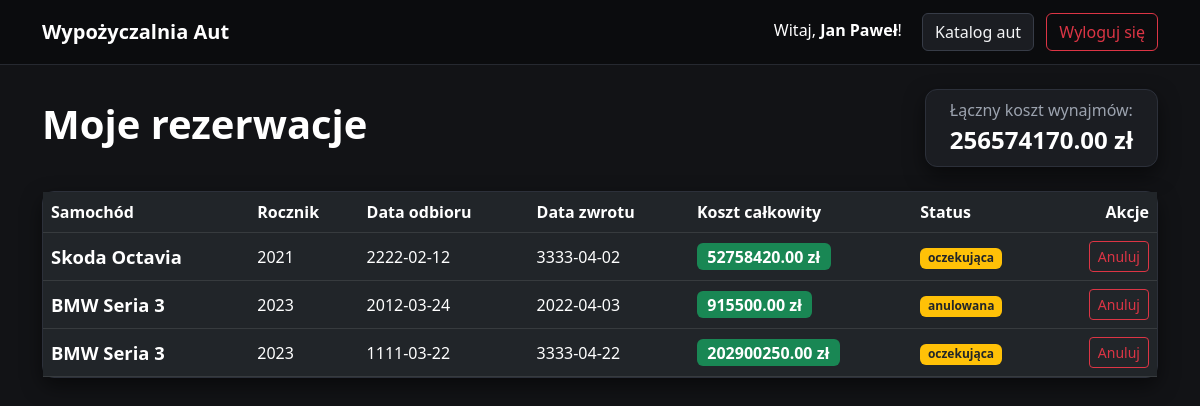
/dashboard (signed in), run on the app's committed database.
### tables this page shows
CREATE TABLE reservations (
    id INTEGER PRIMARY KEY AUTOINCREMENT,
    user_id INTEGER NOT NULL,
    car_id INTEGER NOT NULL,
    start_date TEXT NOT NULL,
    end_date TEXT NOT NULL,
    total_price REAL NOT NULL, status TEXT DEFAULT 'oczekująca',
    FOREIGN KEY (user_id) REFERENCES users(id),
    FOREIGN KEY (car_id) REFERENCES cars(id)
);

CREATE TABLE cars (
    id INTEGER PRIMARY KEY AUTOINCREMENT,
    brand TEXT NOT NULL,
    model TEXT NOT NULL,
    year INTEGER,
    price_per_day REAL NOT NULL,
    status TEXT DEFAULT 'available',
    image_url TEXT
);

### app.py (the view, shortened to what this page needs)
@app.route('/dashboard')
def dashboard():
    if 'user_id' not in session:
        flash('Musisz być zalogowany, aby zobaczyć swoje rezerwacje.', 'warning')
        return redirect(url_for('login_page'))
    conn = get_db_connection()
    try:
        conn.execute("ALTER TABLE reservations ADD COLUMN status TEXT DEFAULT 'oczekująca'")
        conn.commit()
    except sqlite3.OperationalError:
        pass
    rezerwacje = conn.execute('''
        SELECT r.id, r.start_date, r.end_date, r.total_price, r.status, c.brand, c.model, c.year
        FROM reservations r
        JOIN cars c ON r.car_id = c.id
        WHERE r.user_id = ?
        ORDER BY r.start_date DESC
    ''', (session['user_id'],)).fetchall()
    conn.close()
    suma_wydatkow = sum(r['total_price'] for r in rezerwacje)
    return render_template('dashboard.html', rezerwacje=rezerwacje, suma_wydatkow=suma_wydatkow)

### app.py (called while the page is built)
def get_db_connection():
    conn = sqlite3.connect(DB_PATH)
    conn.row_factory = sqlite3.Row
    return conn

### templates/dashboard.html (shortened to what this page needs)
<!DOCTYPE html>
<html lang="pl">
<head>
    <link href="https://cdn.jsdelivr.net/npm/bootstrap@5.3.0/dist/css/bootstrap.min.css" rel="stylesheet">
    <link rel="stylesheet" href="{{ url_for('static', filename='style.css') }}">
</head>
<body class="bg-light">
    <nav class="navbar navbar-expand-lg navbar-dark bg-dark mb-4">
        <div class="container">
            <a class="navbar-brand fw-bold" href="/">Wypożyczalnia Aut</a>
            <div>
                <span class="navbar-text me-3 text-white">
                    Witaj, <strong>{{ session['user_name'] }}</strong>!
                </span>
                <a href="/" class="btn btn-outline-light me-2">Katalog aut</a>
                <a href="/logout" class="btn btn-outline-danger">Wyloguj się</a>
            </div>
        </div>
    </nav>
    <div class="container pb-5">
        {% if session.get('role') == 'admin' %}
            <div class="d-flex justify-content-between align-items-center mb-4">
                <h1>Panel Administratora</h1>
                <span class="badge bg-warning text-dark fs-6 px-3 py-2">Tryb Admina</span>
            </div>
            <div class="card shadow-sm p-4 mb-5">
                <h4 class="mb-3">Dodaj nowy samochód</h4>
                <form action="{{ url_for('admin_dodaj_auto') }}" method="POST" enctype="multipart/form-data">
                    <div class="row g-3">
                        <div class="col-md-3">
                            <label class="form-label">Marka</label>
                            <input type="text" name="brand" class="form-control" placeholder="np. Audi" required>
                        </div>
                        <div class="col-md-3">
                            <label class="form-label">Model</label>
                            <input type="text" name="model" class="form-control" placeholder="np. A4 B8" required>
                        </div>
                        <div class="col-md-2">
                            <label class="form-label">Rocznik</label>
                            <input type="number" name="year" class="form-control" placeholder="2022" required>
                        </div>
                        <div class="col-md-2">
                            <label class="form-label">Cena / dzień (zł)</label>
                            <input type="number" step="0.01" name="price_per_day" class="form-control" placeholder="180" required>
                        </div>
                        <div class="col-md-2">
                            <label class="form-label">Status</label>
                            <select name="status" class="form-select">
                                <option value="available">Dostępny</option>
                                <option value="rented">Wypożyczony</option>
                                <option value="service">Serwis</option>
                            </select>
                        </div>
                        <div class="col-md-6">
                            <label class="form-label">Zdjęcie z dysku</label>
                            <input type="file" name="image_file" class="form-control" accept="image/*">
                        </div>
                        <div class="col-md-6">
                            <label class="form-label">Lub link URL do zdjęcia</label>
                            <input type="text" name="image_url" class="form-control" placeholder="https://...">
                        </div>
                    </div>
                    <button type="submit" class="btn btn-primary mt-3">Dodaj samochód</button>
                </form>
            </div>
            <div class="card shadow-sm p-4 mb-5">
                <h4 class="mb-3">Zarządzanie samochodami (Edytuj / Usuń)</h4>
                <div class="table-responsive">
                    <table class="table table-dark table-hover align-middle mb-0">
                        <thead>
                            <tr>
                                <th>ID</th>
                                <th>Zdjęcie</th>
                                <th>Marka</th>
                                <th>Model</th>
                                <th>Rok</th>
                                <th>Cena/dzień</th>
                                <th>Status</th>
                                <th>Nowe zdjęcie (plik / URL)</th>
                                <th class="text-end">Akcje</th>
                            </tr>
                        </thead>
                        <tbody>
                            {% for auto in auta %}
                            <tr>
                                <form action="{{ url_for('admin_edytuj_auto', car_id=auto['id']) }}" method="POST" enctype="multipart/form-data">
                                    <td>{{ auto['id'] }}</td>
                                    <td>
                                        {% if auto['image_url'] %}
                                            <img src="{{ auto['image_url'] }}" style="width: 70px; height: 45px; object-fit: cover; border-radius: 6px;">
                                        {% else %}
                                            <span class="text-muted small">Brak</span>
                                        {% endif %}
                                    </td>
                                    <td><input type="text" name="brand" value="{{ auto['brand'] }}" class="form-control form-control-sm" required></td>
                                    <td><input type="text" name="model" value="{{ auto['model'] }}" class="form-control form-control-sm" required></td>
                                    <td style="width: 90px;"><input type="number" name="year" value="{{ auto['year'] }}" class="form-control form-control-sm" required></td>
                                    <td style="width: 110px;"><input type="number" step="0.01" name="price_per_day" value="{{ auto['price_per_day'] }}" class="form-control form-control-sm" required></td>
                                    <td>
                                        <select name="status" class="form-select form-select-sm">
                                            <option value="available" {% if auto['status'] == 'available' %}selected{% endif %}>Dostępny</option>
                                            <option value="rented" {% if auto['status'] == 'rented' %}selected{% endif %}>Wypożyczony</option>
                                            <option value="service" {% if auto['status'] == 'service' %}selected{% endif %}>Serwis</option>
                                        </select>
                                    </td>
                                    <td>
                                        <input type="file" name="image_file" class="form-control form-control-sm mb-1" accept="image/*">
                                        <input type="text" name="image_url" placeholder="Nowy URL..." class="form-control form-control-sm">
                                    </td>
                                    <td class="text-end text-nowrap">
                                        <button type="submit" class="btn btn-primary btn-sm me-1">Zapisz</button>
                                </form>
                                        <form action="{{ url_for('admin_usun_auto', car_id=auto['id']) }}" method="POST" class="d-inline" onsubmit="return confirm('Czy na pewno chcesz usunąć ten samochód?');">
                                            <button type="submit" class="btn btn-sm btn-outline-danger">Usuń</button>
                                        </form>
                                    </td>
                            </tr>
                            {% endfor %}
                        </tbody>
                    </table>
                </div>
            </div>
            <div class="card shadow-sm p-4">
                <h4 class="mb-3">Wszystkie rezerwacje klientów</h4>
                {% if rezerwacje %}
                <div class="table-responsive">
                    <table class="table table-dark table-hover align-middle mb-0">
                        <thead>
                            <tr>
                                <th>ID</th>
                                <th>Klient</th>
                                <th>Samochód</th>
                                <th>Od</th>
                                <th>Do</th>
                                <th>Kwota</th>
                                <th>Status</th>
                                <th>Zmień status</th>
                            </tr>
                        </thead>
                        <tbody>
                            {% for r in rezerwacje %}
                            <tr>
                                <td>#{{ r['id'] }}</td>
                                <td>{{ r['user_email'] }}</td>
                                <td><strong>{{ r['brand'] }} {{ r['model'] }}</strong> ({{ r['year'] }})</td>
                                <td>{{ r['start_date'] }}</td>
                                <td>{{ r['end_date'] }}</td>
                                <td><span class="badge bg-success fs-6">{{ "%.2f"|format(r['total_price']) }} zł</span></td>
                                <td><span class="badge bg-warning text-dark">{{ r['status'] or 'oczekująca' }}</span></td>
                                <td>
                                    <form action="{{ url_for('admin_status_rezerwacji', res_id=r['id']) }}" method="POST" class="d-flex gap-2">
                                        <input type="hidden" name="car_id" value="{{ r['car_id'] }}">
                                        <select name="status" class="form-select form-select-sm">
                                            <option value="oczekująca" {% if r['status'] == 'oczekująca' %}selected{% endif %}>Oczekująca</option>
                                            <option value="zatwierdzona" {% if r['status'] == 'zatwierdzona' %}selected{% endif %}>Zatwierdzona (zajmuje auto)</option>
                                            <option value="w trakcie" {% if r['status'] == 'w trakcie' %}selected{% endif %}>W trakcie</option>
                                            <option value="zakończona" {% if r['status'] == 'zakończona' %}selected{% endif %}>Zakończona (zwalnia auto)</option>
                                            <option value="anulowana" {% if r['status'] == 'anulowana' %}selected{% endif %}>Anulowana (zwalnia auto)</option>
                                        </select>
                                        <button type="submit" class="btn btn-primary btn-sm">Aktualizuj</button>
                                    </form>
                                </td>
                            </tr>
                            {% endfor %}
                        </tbody>
                    </table>
                </div>
                {% else %}
                    <p class="text-muted mb-0">Brak rezerwacji w systemie.</p>
                {% endif %}
            </div>
        {% else %}
            <div class="d-flex justify-content-between align-items-center mb-4">
                <h1>Moje rezerwacje</h1>
                <div class="card shadow-sm px-4 py-2">
                    <span class="text-muted">Łączny koszt wynajmów:</span>
                    <strong class="fs-4">{{ "%.2f"|format(suma_wydatkow) }} zł</strong>
                </div>
            </div>
            {% if rezerwacje %}
            <div class="card shadow-sm">
                <div class="card-body p-0">
                    <table class="table table-dark table-hover mb-0 align-middle">
                        <thead>
                            <tr>
                                <th>Samochód</th>
                                <th>Rocznik</th>
                                <th>Data odbioru</th>
                                <th>Data zwrotu</th>
                                <th>Koszt całkowity</th>
                                <th>Status</th>
                                <th class="text-end">Akcje</th>
                            </tr>
                        </thead>
                        <tbody>
                            {% for r in rezerwacje %}
                            <tr>
                                <td><strong>{{ r['brand'] }} {{ r['model'] }}</strong></td>
                                <td>{{ r['year'] }}</td>
                                <td>{{ r['start_date'] }}</td>
                                <td>{{ r['end_date'] }}</td>
                                <td><span class="badge bg-success fs-6">{{ "%.2f"|format(r['total_price']) }} zł</span></td>
                                <td><span class="badge bg-warning text-dark">{{ r['status'] or 'oczekująca' }}</span></td>
                                <td class="text-end">
                                    <form action="/cancel/{{ r['id'] }}" method="POST" class="d-inline" onsubmit="return confirm('Czy na pewno chcesz anulować tę rezerwację?');">
                                        <button type="submit" class="btn btn-sm btn-outline-danger">Anuluj</button>
                                    </form>
                                </td>
                            </tr>
                            {% endfor %}
                        </tbody>
                    </table>
                </div>
            </div>
            {% endif %}
        {% endif %}
    </div>
</body>
</html>

### static/style.css (style rules this page uses)
html, body { background-color: #121316 !important; color: #f3f4f6 !important; font-family: 'Segoe UI', system-ui, sans-serif; min-height: 100vh; }
.bg-light, .bg-white, main, .container, .container-fluid { background-color: transparent !important; }
.navbar, nav { background-color: #0b0c0e !important; border-bottom: 1px solid #262930; padding: 12px 24px !important; }
h1, h2, h3, h4, h5 { color: #ffffff !important; font-weight: 700; }
.card { background-color: #1b1d22 !important; border: 1px solid #2c303a !important; border-radius: 12px !important; color: #f3f4f6 !important; box-shadow: 0 8px 20px rgba(0, 0, 0, 0.5) !important; transition: transform 0.2s ease, border-color 0.2s ease; }
.text-muted, small, p { color: #9ca3af !important; }
.card strong, .card b { color: #ffffff !important; font-size: 1.15rem; }
.btn-outline-light, .btn-dark { background-color: #1b1d22 !important; border-color: #373c47 !important; color: #f3f4f6 !important; }

### data on the page
reservations: brand "Skoda", model "Octavia", year "2021", start_date "2222-02-12", end_date "3333-04-02", total_price "52758420.00", status "oczekująca"
reservations: brand "BMW", model "Seria 3", year "2023", start_date "2012-03-24", end_date "2022-04-03", total_price "915500.00", status "anulowana"
reservations: brand "BMW", model "Seria 3", year "2023", start_date "1111-03-22", end_date "3333-04-22", total_price "202900250.00", status "oczekująca"

### other printed values
{{ session['user_name'] }} "Jan Paweł"
{{ "%.2f"|format(suma_wydatkow) }} "256574170.00"
